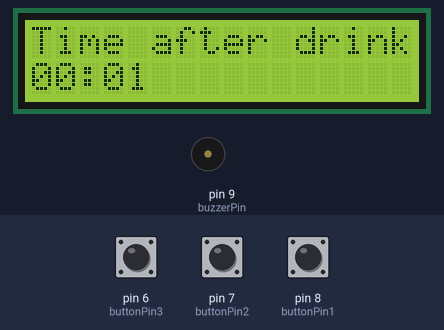
A sketch run on a simulated Arduino Uno, built with avr-gcc and run on an emulated ATmega328P. On the bench: 16×2 character LCD, buzzer (waves = sounding, pin HIGH). The inputs (shaded band) are chosen by the test bench; at power-on: pin 7 (buttonPin2) HIGH, pin 8 (buttonPin1) HIGH, pin 6 (buttonPin3) HIGH.

Above: at 1.3 s.
1.4 s: pin 7 (buttonPin2) pulled LOW for 0.15 s
At 2.3 s:
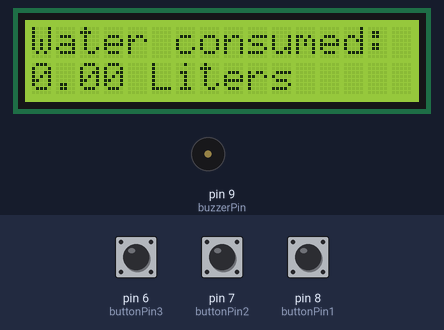
3.1 s: pin 7 (buttonPin2) pulled LOW for 1 s
At 3.45 s:
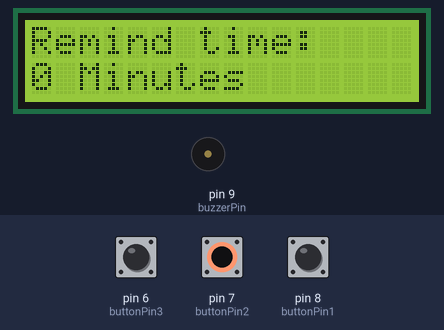
5.6 s: pin 8 (buttonPin1) pulled LOW for 0.15 s
At 8.4 s:
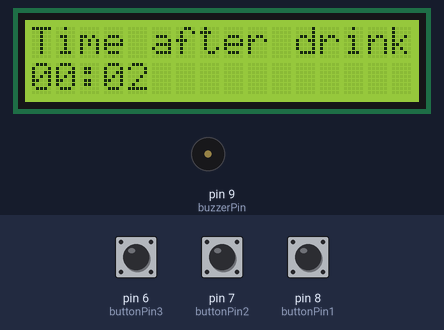
8.7 s: pin 8 (buttonPin1) pulled LOW for 1 s
At 10.0 s:
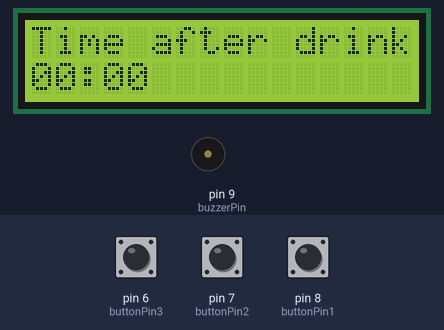
Timing chart, 0 to 11.7 s (numbered marks = the images above; inputs shaded):
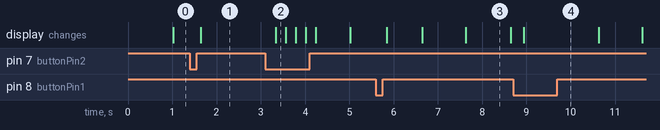

The sketch:

water_bottle.ino
```cpp
#include <LiquidCrystal_I2C.h>
#include <SparkFun_ADXL345.h>

LiquidCrystal_I2C lcd(0x27, 16, 2); // Change the address (0x27) to match your LCD module
const int buttonPin1 = 8;
const int buttonPin2 = 7;
const int buttonPin3 = 6; // Assign buttonPin3 to pin 6
const int buzzerPin = 9;
unsigned long lastButtonPress = 0;
float totalWater = 0.0; // change this to your actual water consumption variable
int displayMode = 0; // 0 for time display, 1 for water consumption display, 2 for reminder timer
int prevDisplayMode = 0;
int remindTime = 0; // in minutes
bool buzzerOn = false;
unsigned long lastBuzzerToggle = 0;
const unsigned long buzzerInterval = 500; // 500 milliseconds

ADXL345 adxl; // Initialize the SparkFun ADXL345 library

void setup() {
  lcd.begin(16, 2);
  lcd.init();
  lcd.backlight();
  pinMode(buttonPin1, INPUT_PULLUP);
  pinMode(buttonPin2, INPUT_PULLUP);
  pinMode(buttonPin3, INPUT_PULLUP); // Set buttonPin3 as input with internal pull-up resistor
  pinMode(buzzerPin, OUTPUT);

  adxl.powerOn(); // Turn on the ADXL345 accelerometer
}

void loop() {
  if (digitalRead(buttonPin1) == LOW) {
    if (displayMode == 1) {
      totalWater = 0.0; // Reset totalWater to 0 in displayMode 1
    } else if (displayMode == 2) {
      remindTime += 5;
      if (remindTime > 60) remindTime = 0;
    } else {
      lastButtonPress = millis();
      if (buzzerOn) {
        buzzerOn = false;
        digitalWrite(buzzerPin, LOW);
      }
    }
    delay(200); // debounce delay
  }

  if (digitalRead(buttonPin2) == LOW) {
    displayMode = (displayMode + 1) % 3;
    delay(200); // debounce delay
  }

  if (digitalRead(buttonPin3) == LOW) {
    int x, y, z;
    adxl.readAccel(&x, &y, &z);
    float accelerationMagnitude = sqrt(x*x + y*y + z*z);
    if (accelerationMagnitude > 1.0) { // Adjust the threshold as needed
      totalWater += 0.005; // Increase the number of totalWater in displayMode1 in a drinking motion
    }
    delay(200); // debounce delay
  }

  if (prevDisplayMode != displayMode) {
    lcd.clear();
    prevDisplayMode = displayMode;
  }

  if (displayMode == 1) {
    lcd.setCursor(0,0);
    lcd.print("Water consumed:");
    lcd.setCursor(0,1);
    lcd.print(totalWater);
    lcd.print(" Liters");
  } else if (displayMode == 2) {
    lcd.setCursor(0,0);
    lcd.print("Remind time:");
    lcd.setCursor(0,1);
    lcd.print(remindTime);
    lcd.print(" Minutes");
  } else {
    lcd.setCursor(0,0);
    lcd.print("Time after drink: ");

    unsigned long duration = millis() - lastButtonPress;

    int seconds = (duration / 1000);
    int minutes = seconds / 60;
    seconds = seconds % 60;

    lcd.setCursor(0,1);

    if(minutes < 10)
      lcd.print("0");

    lcd.print(minutes);

    lcd.print(":");

    if(seconds < 10)
      lcd.print("0");

    lcd.print(seconds);

    if (minutes >= remindTime && remindTime > 0 && minutes > 0) {
      if (millis() - lastBuzzerToggle >= buzzerInterval) {
        buzzerOn = !buzzerOn;
        digitalWrite(buzzerPin, buzzerOn ? HIGH : LOW);
        lastBuzzerToggle = millis();
      }
    }
  }
}
```

Measured:
- after the input at 1.4 s, the display: changes after 0.24 s (image 1)
- after the input at 3.1 s, the display: changes after 0.24 s (image 2)
- what the display in image 3 shows lasts 1.0 s, from 7.6 s to 8.6 s
